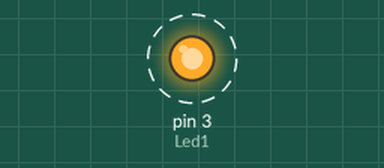
This sketch was run on a simulated Arduino Uno, built with avr-gcc and run on an emulated ATmega328P. Shown: output pins drawn as LEDs (lit = HIGH). Dashed ring = blinking.

Above: at 0.02 s.
Timing chart, 0 to 3.0 s (numbered marks = the images above):
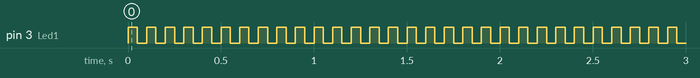

Measured:
- by itself, pin 3 (Led1): alternates HIGH for 0.05 s and LOW for 0.05 s

The sketch:

Pilot.ino
```cpp
int Led1 = 3;

void setup() {
  // put your setup code here, to run once:
  pinMode(Led1, OUTPUT);
}

void loop() {
  // put your main code here, to run repeatedly:
  digitalWrite(Led1, 1);
  delay(50);
  digitalWrite(Led1, 0);
  delay(50);

}
```
